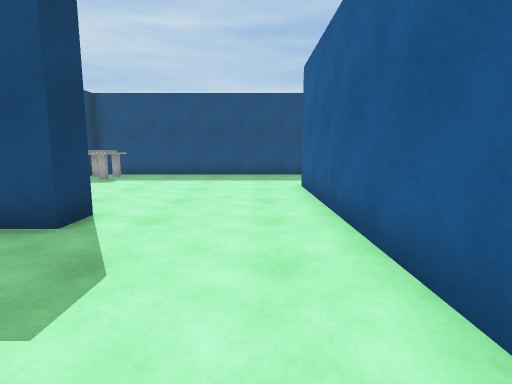
View 1 (above)

14 first-person views from a walk through a Unity game level. The camera is 1.2 m above the floor, tilts 8° down and sees 80° across. The floor is counted in squares, 1 m on a side. Each view is taken from the middle of a square. On the plan, view 1 faces up. The plan holds only what a view shows up to about 13 squares ahead; the rest is blank. The player character is not drawn. Door leaves are left out, so doorways stand open. Some surface patterns are stand-ins.

View 2
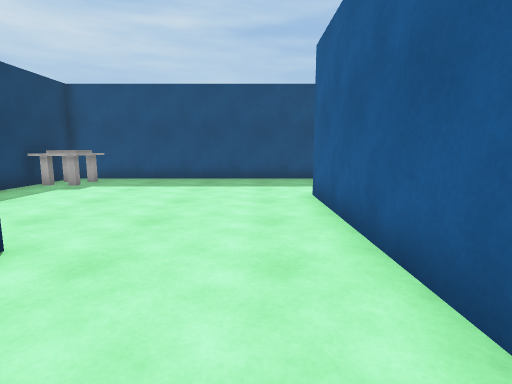

View 3
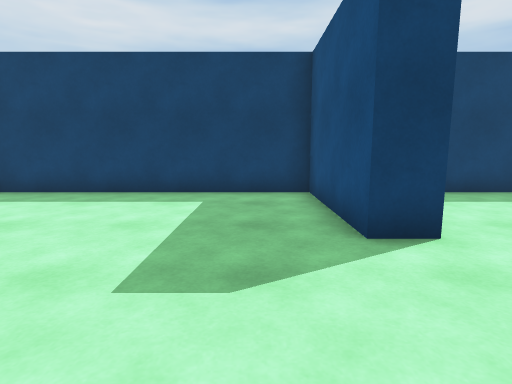

View 4
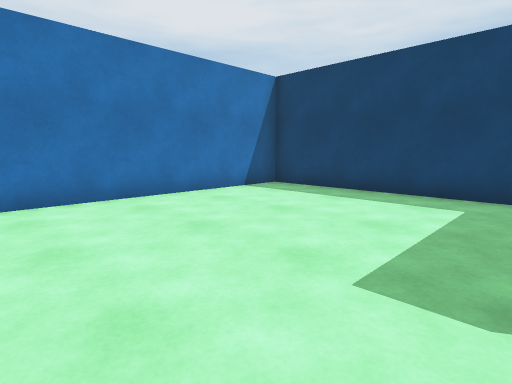

View 5
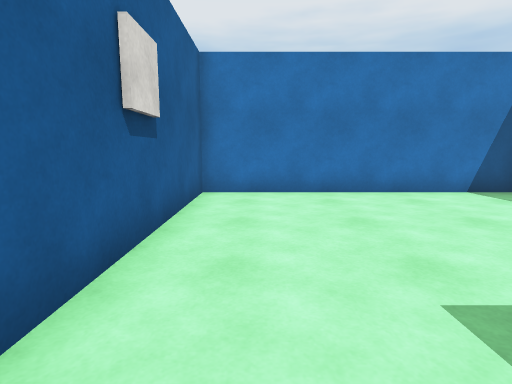

View 6
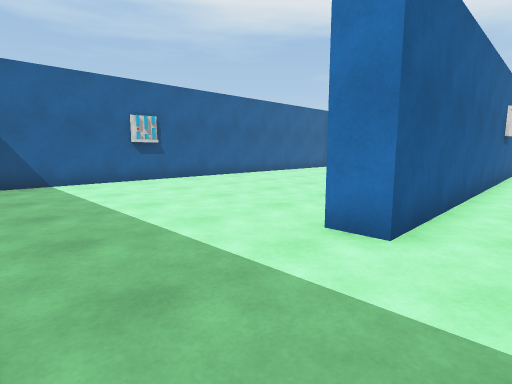

View 7
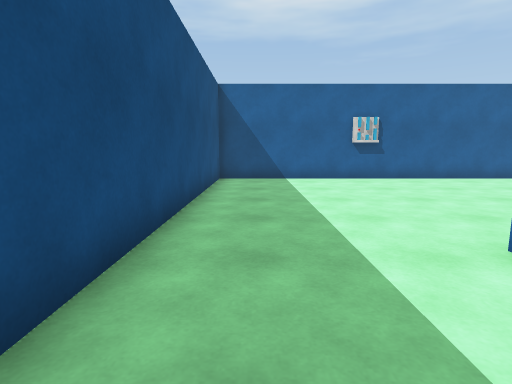

View 8
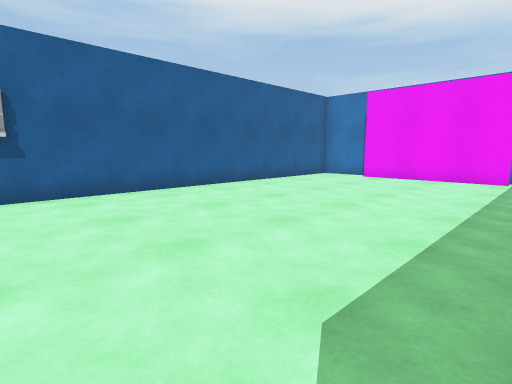

View 9
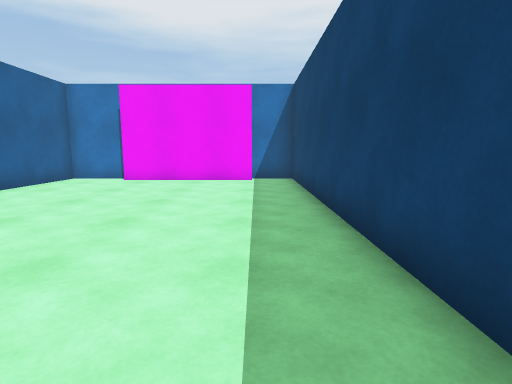

View 10
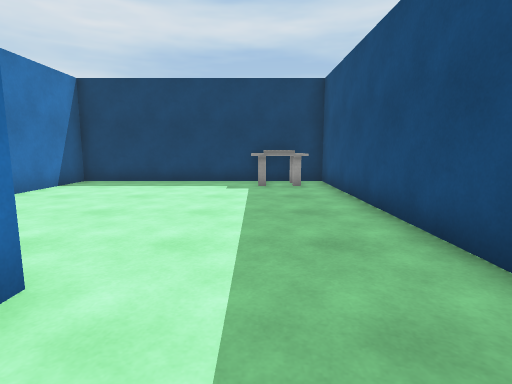

View 11
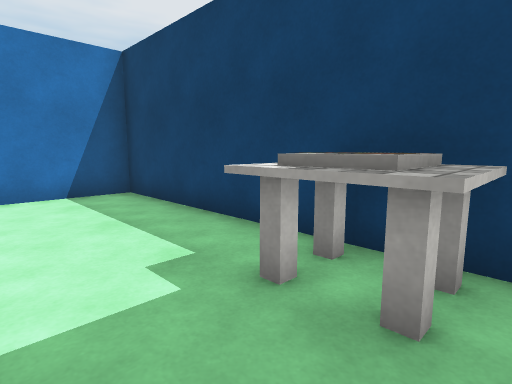

View 12
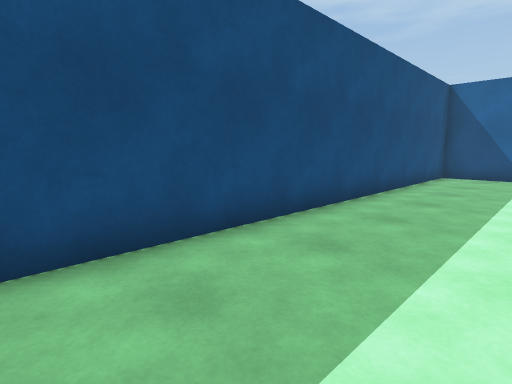

View 13
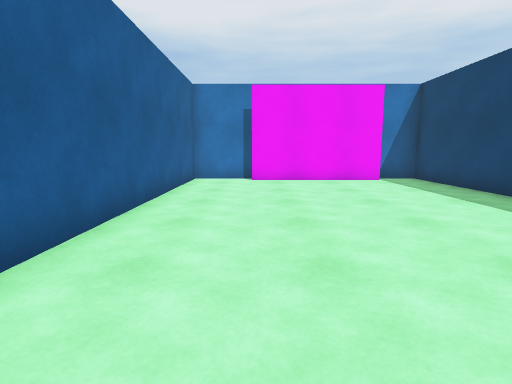

View 14
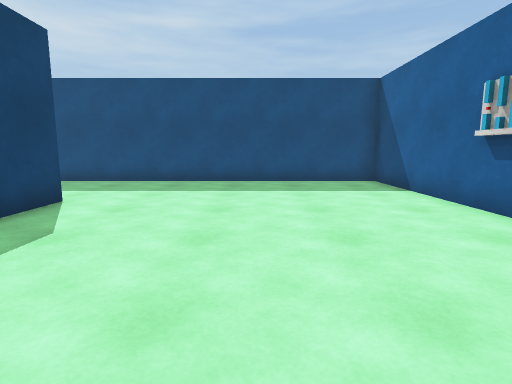

### Floor plan
Points are (right, up) in squares from view 1. A wall is a line through its corners. A room is listed if a view was taken in it or the views show most of it. See-through windows are left out.
Room 1 (views 1, 2, 3, 4, 5)
walls: (-3, 4.5) (-7.5, 4.5) (-7.5, -4.5) (1.5, -4.5) (1.5, 5)
ways out: open door at (-1, 5) to room 2
Room 2 (views 6, 7, 11, 12)
walls: (1.5, 5) (1.5, 10); (2, 14.5) (-7.5, 14.5) (-7.5, 5.5) (-4.1, 5.5)
ways out: open door at (-1, 5) to room 1; open door at (2, 12) to room 3
objects: table (-7, 12) to (-6, 14)
Room 3 (views 8, 9, 10, 13, 14)
walls: (2.5, 6.4) (2.5, -4.5) (4.2, -4.5); (2.5, 10) (2.5, 8.2); (4.1, -3.9) (9.2, -3.9); (9.1, -4.5) (11.5, -4.5) (11.5, 14.5) (2, 14.5)
ways out: open door at (2, 12) to room 2
objects: other object (11, 8) to (11, 9)

Positions as (right, up) in squares from view 1, and headings:
1: (0, 0), facing up
2: (0, 2), facing up
3: (1, 3), facing left
4: (1, 3), facing down-left
5: (0, 4), facing down
6: (0, 14), facing down-right
7: (-1, 13), facing right
8: (3, 9), facing down-right
9: (4, 8), facing down
10: (4, 12), facing left
11: (-4, 14), facing down-left
12: (-3, 11), facing up-right
13: (9, 8), facing down
14: (7, 3), facing up
